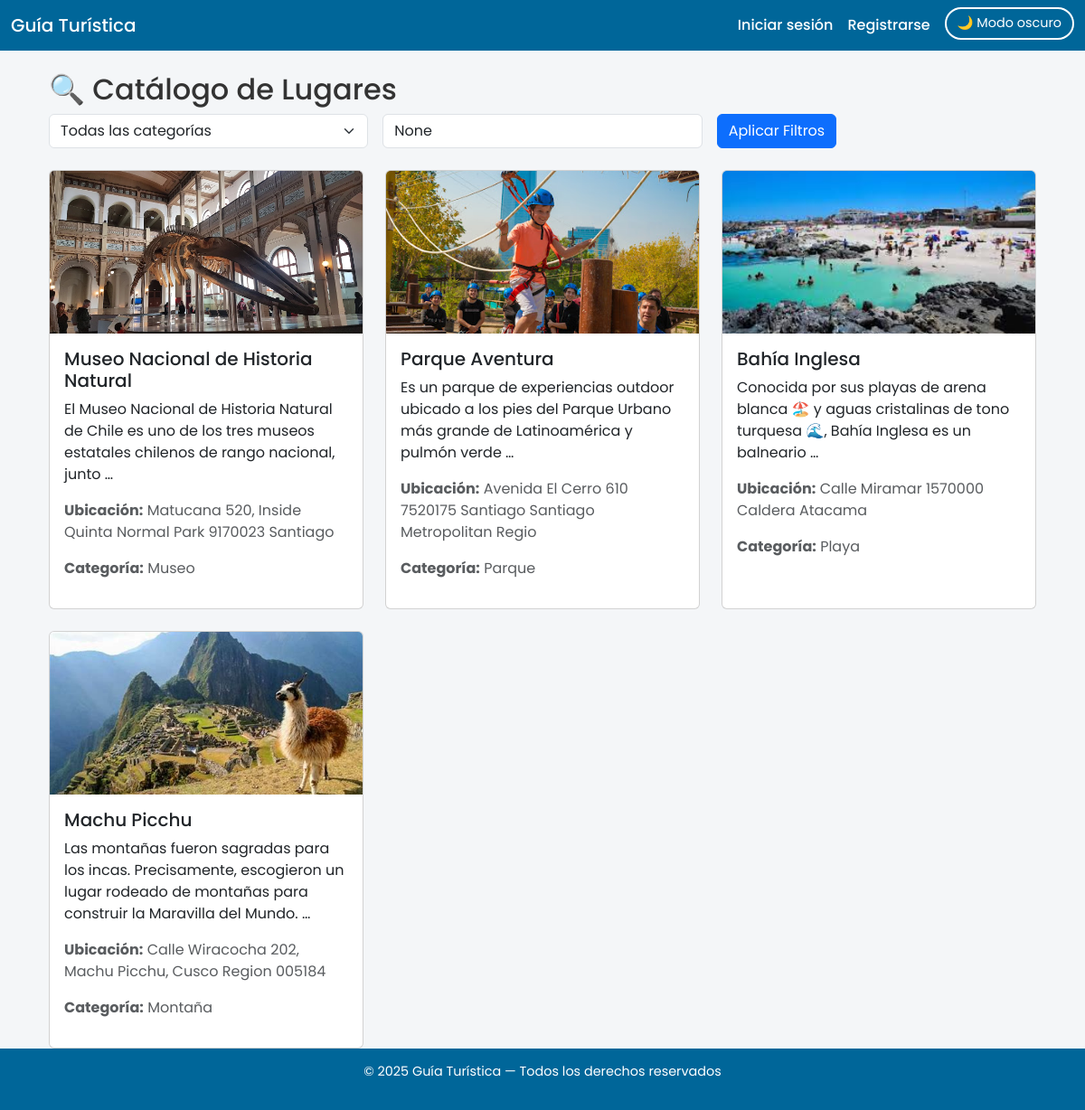
The app's page /filtrar/ with its own data.
### turista/models.py (models this page shows, shortened)
class LugarTuristico(models.Model):
    nombre = models.CharField(max_length=100)
    descripcion = models.TextField()
    ubicacion = models.CharField(max_length=200)
    imagen = models.ImageField(upload_to='lugares/')
    horario = models.CharField(max_length=100)
    categoria = models.CharField(max_length=20, choices=CATEGORIAS, default='ciudad')

### turista/views.py (the view)
# urls.py: path('filtrar/', views.filtrar_lugares, name='filtrar_lugares'),
def filtrar_lugares(request):
    categoria = request.GET.get('categoria')
    ubicacion = request.GET.get('ubicacion')
    lugares = LugarTuristico.objects.all()
    if categoria:
        lugares = lugares.filter(categoria=categoria)
    if ubicacion:
        lugares = lugares.filter(ubicacion__icontains=ubicacion)
    return render(request, 'turista/catalogo_filtrado.html', {
        'lugares': lugares,
        'categorias': CATEGORIAS,
        'categoria': categoria,
        'ubicacion': ubicacion
    })

### turista/templates/turista/catalogo_filtrado.html (shortened to what this page needs)
{% extends 'turista/base.html' %}
{% block content %}
<div class="container mt-4">
  <h2>🔍 Catálogo de Lugares</h2>
  <form method="GET" action="{% url 'filtrar_lugares' %}" class="row g-3 mb-4">
    <div class="col-md-4">
      <select name="categoria" class="form-select">
        <option value="">Todas las categorías</option>
      </select>
    </div>
    <div class="col-md-4">
      <input type="text" name="ubicacion" class="form-control" placeholder="Buscar por ubicación" value="{{ ubicacion }}">
    </div>
    <div class="col-md-4">
      <button type="submit" class="btn btn-primary">Aplicar Filtros</button>
    </div>
  </form>
  {% if lugares %}
    <div class="row row-cols-1 row-cols-md-3 g-4">
      {% for lugar in lugares %}
        <div class="col">
          <div class="card h-100">
            <img src="{{ lugar.imagen.url }}" class="card-img-top" style="height: 180px; object-fit: cover;" alt="{{ lugar.nombre }}">
            <div class="card-body">
              <h5 class="card-title">{{ lugar.nombre }}</h5>
              <p class="card-text">{{ lugar.descripcion|truncatewords:20 }}</p>
              <p class="text-muted"><strong>Ubicación:</strong> {{ lugar.ubicacion }}</p>
              <p class="text-muted"><strong>Categoría:</strong> {{ lugar.get_categoria_display }}</p>
            </div>
          </div>
        </div>
      {% endfor %}
    </div>
  {% else %}
    <div class="alert alert-warning mt-4">No se encontraron lugares con esos filtros.</div>
  {% endif %}
</div>
{% endblock %}

### turista/templates/turista/base.html (style rules this page uses)
body { margin: 0; font-family: 'Poppins', sans-serif; background: #f4f6f8; color: #333; }

### records on screen
LugarTuristico: imagen (picture), nombre "Museo Nacional de Historia Natural", descripcion "El Museo Nacional de Historia Natural de Chile es uno de los tres museos estatales chilenos de rango nacional, junto …", ubicacion "Matucana 520, Inside Quinta Normal Park 9170023 Santiago", categoria "Museo"
LugarTuristico: imagen (picture), nombre "Parque Aventura", descripcion "Es un parque de experiencias outdoor ubicado a los pies del Parque Urbano más grande de Latinoamérica y pulmón verde …", ubicacion "Avenida El Cerro 610 7520175 Santiago Santiago Metropolitan Regio", categoria "Parque"
LugarTuristico: imagen (picture), nombre "Bahía Inglesa", descripcion "Conocida por sus playas de arena blanca 🏖️ y aguas cristalinas de tono turquesa 🌊, Bahía Inglesa es un balneario …", ubicacion "Calle Miramar 1570000 Caldera Atacama", categoria "Playa"
LugarTuristico: imagen (picture), nombre "Machu Picchu", descripcion "Las montañas fueron sagradas para los incas. Precisamente, escogieron un lugar rodeado de montañas para construir la Maravilla del Mundo. …", ubicacion "Calle Wiracocha 202, Machu Picchu, Cusco Region 005184", categoria "Montaña"
